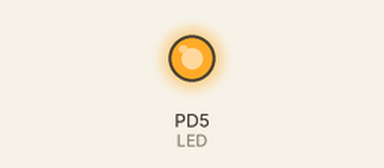
Recording of a program running on a simulated ATmega328P, built with avr-gcc and emulated at 16 MHz. Parts: output pins drawn as LEDs (lit = HIGH).

Above: at 1.5 s.
At 3.5 s:
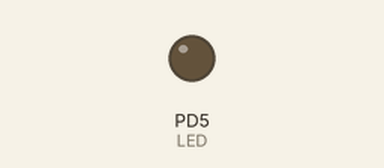
Timing chart, 0 to 5.2 s (numbered marks = the images above):
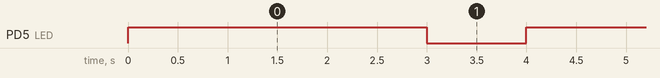

The program:

main.c
```c
/*
 * blink_led_for_3seconds.c
 * Description: program to blink LED for 3 sec on PORTD PIN5.
 * Created: 15-11-2025 19:26:31
 * Author : ARJUN
 */

#define F_CPU 16000000UL     /* CPU frequency */
#include <avr/io.h>
#include <util/delay.h>      /* Required for _delay_ms() */


int main(void)
{
	DDRD |= 1 << 5; /*setting PD5 as output*/
	while (1)
	{
		PORTD  |= 1 << 5;      //Turn PD5 HIGH - LED ON
		_delay_ms(3000);       // 3000 ms delay

		PORTD = 0b00000000;    // Turn PD5 LOW _LED OFF
		_delay_ms(1000);       // 3000 ms delay
	}
	return 0;
}
```

Measured:
- by itself, PD5 (LED): alternates HIGH for 3.0 s and LOW for 1.0 s
